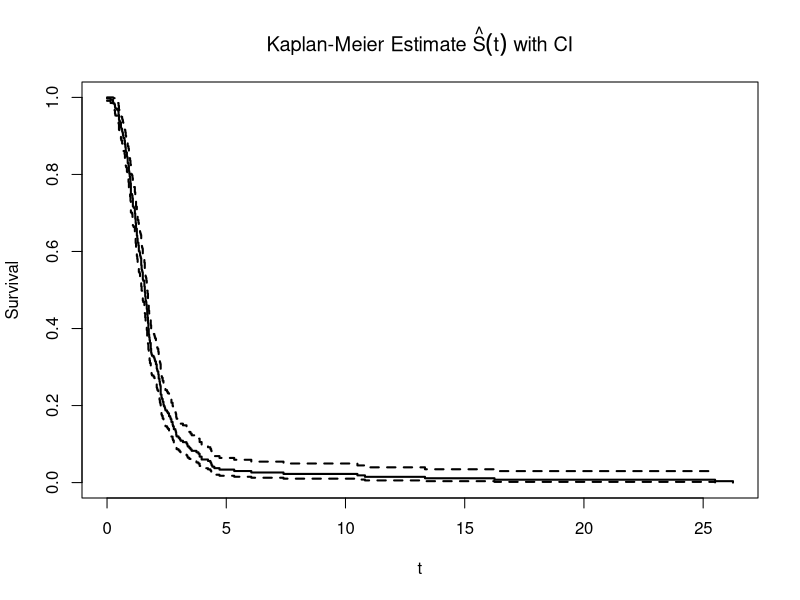
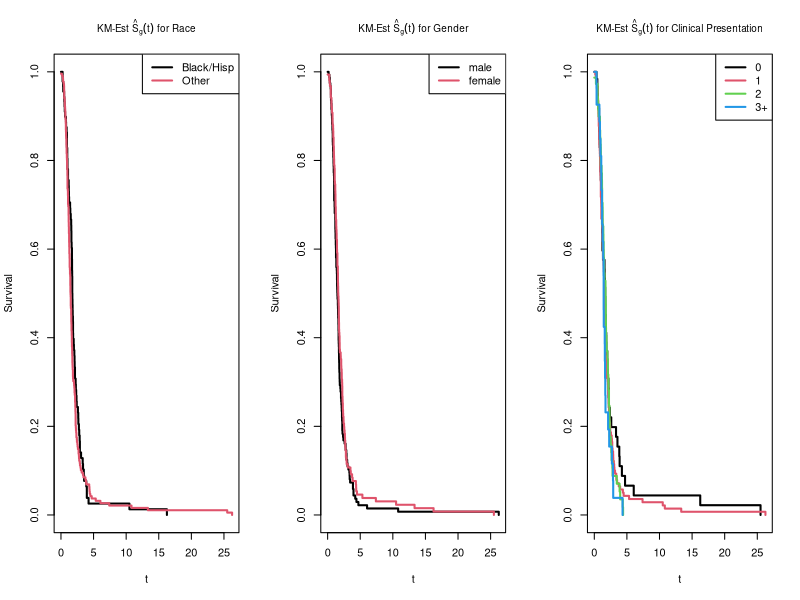
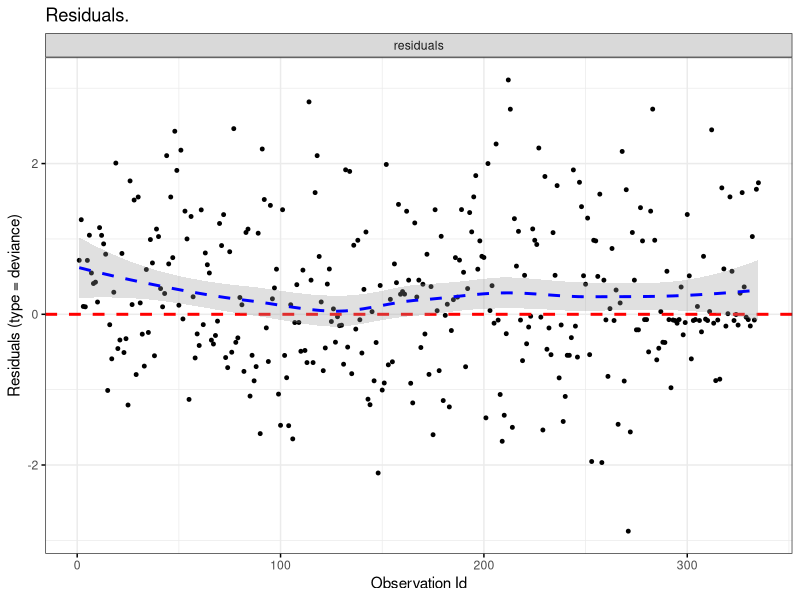
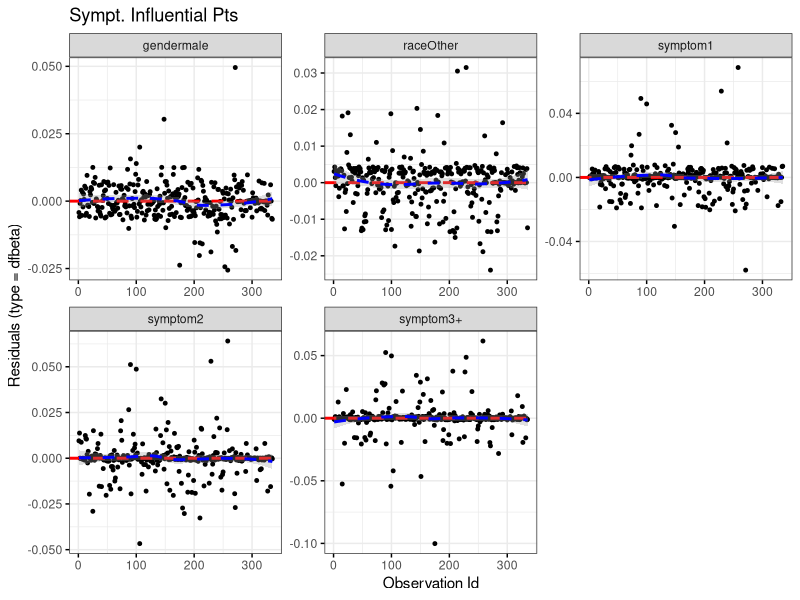

Generate these figures, in order, with R: (Note: this script raises an error after producing the figures.)
## ---- chunk 1
set.seed(440)
knitr::opts_chunk$set(echo = FALSE, warning = FALSE, message=FALSE)
library(ggplot2)
library(survival)
library(gridExtra)
library(dplyr)
library(survminer)
library(reshape2)
library(glmnet)
library(arm)
## ---- chunk 2
dat <- read.table("kellydat.txt", header=T)
dat$race = "Other"
dat$race[dat$black==1|dat$hisp==1 ]="Black or Hispanic"
dat$gender = "male"
dat$gender[dat$male==0]="female"
dat$symptom = "0"
dat$symptom[dat$sn1==1]="1"
dat$symptom[dat$sn2==1]="2"
dat$symptom[dat$sn3==1|dat$all4==1]="3+"
dat$scan="not scanned"
dat$scan[dat$fail==1]="scanned"
dat = dat %>% group_by(race) %>% mutate(racescan = ifelse(fail == 1, mean(fail), 1-mean(fail)))
dat = dat %>% group_by(symptom) %>% mutate(symptomscan = ifelse(fail == 1, mean(fail), 1-mean(fail)))
dat = dat %>% group_by(gender) %>% mutate(genderscan = ifelse(fail == 1, mean(fail), 1-mean(fail))) %>% as.data.frame()
## ---- chunk 3
dat.KM <- survfit(Surv(nctdel, fail) ~ 1, data = dat) #estimated survival curve 

plot(dat.KM, main=expression(paste("Kaplan-Meier Estimate ", hat(S)(t), " with CI")),
     xlab="t", ylab="Survival", lwd=2)
## ---- chunk 4

par(mfrow=c(1,3))
dat.KM.race <- survfit(Surv(nctdel, fail) ~ race, type="kaplan-meier", conf.type="log", data=dat)

plot(dat.KM.race, main=expression(paste("KM-Est ", hat(S)[g](t), " for Race")),
     xlab="t", ylab="Survival", lwd=2, col=1:3, cex.main=0.9)
legend(x="topright", col=1:2, lwd=2, legend=c("Black/Hisp", "Other"))


dat.KM.gender <- survfit(Surv(nctdel, fail) ~ male, type="kaplan-meier", conf.type="log", data=dat)

plot(dat.KM.gender, main=expression(paste("KM-Est ", hat(S)[g](t), " for Gender")),
     xlab="t", ylab="Survival", lwd=2, col=1:2, cex.main=0.9)
legend(x="topright", col=1:2, lwd=2, legend=c("male", "female"))


dat.KM.symptom <- survfit(Surv(nctdel, fail) ~ symptom, type="kaplan-meier", conf.type="log", data=dat)

plot(dat.KM.symptom, main=expression(paste("KM-Est ", hat(S)[g](t), " for Clinical Presentation")),
     xlab="t", ylab="Survival", lwd=2, col=1:4, cex.main=0.9)
legend(x="topright", col=1:4, lwd=2, legend=c("0", "1", "2", "3+"))


## ---- chunk 5
fitCPH_all<- coxph(Surv(nctdel, fail) ~ gender+race+symptom, data=dat)
## ---- chunk 6
ggcoxdiagnostics(fitCPH_all, type = "deviance",
                 linear.predictions = FALSE, ggtheme = theme_bw(), main= "Residuals.") #residuals
## ---- chunk 7
ggcoxdiagnostics(fitCPH_all, type = "dfbeta",
                 linear.predictions = FALSE, ggtheme = theme_bw(),  main="Sympt. Influential Pts")#influential points
## ---- chunk 8
cox.zph(fitCPH_all)
## ---- chunk 9
summary(fitCPH_all)
## ---- chunk 10

lower_bound <- function(x, bounds){
  ret <- rep(NA, length(x))
  for(i in 1:length(x)){
    xi <- x[i]
    found <- (which(xi >= c(-Inf, bounds) & (xi <= c(bounds, Inf))))[1] - 1
    if(found==0){found<-1}
    ret[i] <- bounds[found]
  }
  return(ret)
}

de_logit <- function(logodds){
  o <- exp(logodds)
  p <- o/(1+o)
  return(p)
}
bounds <- 1:5

dat$timecat <- as.integer(as.factor(lower_bound(dat$nctdel, bounds)))
dat$personid <- 1:nrow(dat)
datcat <- merge(dat$personid, bounds) %>% 
          unique() %>% 
          mutate(personid=x, timecat=as.integer(as.factor(y))) %>%
          arrange(personid, timecat) %>% 
            #take all unique combinations of people and time categories
          merge(dat, by=c("personid", "timecat"), all=TRUE) %>%
          mutate(fail = ifelse(is.na(fail), 0, fail)) %>%
            #add fail column
          group_by(personid) %>%
          mutate(maxtimecat = (timecat)[!is.na(nctdel)],
                 atrisk = (timecat <= maxtimecat)) %>%
          filter(atrisk) %>%
            #for each person, identify rows where persons are not at risk (after they fail/drop out), and remove those rows
          dplyr::select(personid, timecat, fail) %>%
          as.data.frame()

#code to add predictors of race, gender, and number of symptoms
datcat <- merge(datcat, dat, by="personid", all=T) %>% 
          mutate(symptom0 = ifelse(symptom == 0, 1, 0),
                 symptom1 = ifelse(symptom == 1, 1, 0),
                 symptom2 = ifelse(symptom == 2, 1, 0),
                 raceother = ifelse(race == "Other", 1, 0), 
                 male = ifelse(gender == "male", 1, 0), 
                 personid = as.integer(personid), 
                 timecat = as.integer(timecat.x), 
                 fail = as.integer(fail.x)) %>% 
          dplyr::select(personid, timecat = timecat, fail = fail, symptom0, symptom1, symptom2, raceother, male)

#code to add indicator effects of every timeunit
Xmat <- array(0, c(nrow(datcat), length(bounds)))
# previd <- NA
# changes <- c(diff(datcat$personid), 1) #a 1 marks the final index of each personid
# counts <- data.frame(x = datcat$personid) %>% group_by(x) %>% mutate(n=n()) %>% '[['("n")

for(r in 1:nrow(datcat)){
  Xmat[r,datcat$timecat[r]] <- 1
}

colnames(Xmat) <- paste0("X",1:ncol(Xmat))


datcat_X <- (cbind((datcat), Xmat))

nullmod <- glm(fail ~ 1, data=datcat_X, family="binomial")

logistic_diagnostics <- function(mod=NA, ydat=y, Xdat=X){
  
  if(class(mod) == "cv.glmnet"){
    fitvals <- predict.cv.glmnet(mod, newx = Xdat, s="lambda.min")
  }else{
    fitvals <- predict.glm(mod, newdata=data.frame(Xdat))
  }
  p_hat <- de_logit(fitvals)
  resids_p <- (ydat-p_hat)/(sqrt(p_hat*(1-p_hat)))
  s <- ydat; s[ydat==0] <- -1
  resids_d <- s*sqrt(-2*(ydat*log(p_hat) + (1-ydat)*log(1-p_hat)))
  resids_p_stat <- sum(resids_p^2)
  resids_d_stat <- -2*sum(ydat*log(p_hat) + (1-ydat)*log(1-p_hat))
  p <- sum(as.matrix(coef(mod)) != 0)
  dof <- nrow(Xdat)-p
  return(list(p_hat = p_hat, resids_p=resids_p, resids_p_stat=resids_p_stat, resids_d=resids_d, resids_d_stat=resids_d_stat, dof=dof))
}

indepcols <- which(!colnames(datcat_X) %in% c("fail", "personid", "timecat"))
X <- as.matrix(datcat_X[,indepcols])
y <- datcat_X$fail

#0 means no incercept
logmod <- glm(y ~ 0 + X, family="binomial")
logmod_stats <- logistic_diagnostics(logmod)
logmodtest <- pchisq(logmod$deviance, logmod$df.residual, lower=FALSE)

lassomod <- cv.glmnet(y=y, x = X, family="binomial", type.measure="class", alpha = 1, intercept=FALSE)
lassomod_stats <- logistic_diagnostics(lassomod)
lassomodtest <- pchisq(lassomod_stats$resids_d_stat, lassomod_stats$dof, lower=FALSE)

ridgemod <- cv.glmnet(y=y, x = X, family="binomial", type.measure="class", alpha = 0,intercept=FALSE)
ridgemod_stats <- logistic_diagnostics(ridgemod)
ridgemodtest <- pchisq(ridgemod_stats$resids_d_stat, ridgemod_stats$dof, lower=FALSE)


#evaluating deviance of models. small p-value = lack of fit
par((mfrow = c(3,1)))
binnedplot(x=logmod$fitted.values, y=logmod_stats$resids_d, main = "OLS Logistic Regression Binned Residuals", ylab = "Deviance Residuals", xlab = "Fitted Values")

binnedplot(x=lassomod_stats$p_hat, y=lassomod_stats$resids_d, main = "LASSO Logistic Regression Binned Residuals", ylab = "Deviance Residuals", xlab = "Fitted Values")

binnedplot(x=ridgemod_stats$p_hat, y=ridgemod_stats$resids_p, main = "Ridge Logistic Regression Binned Residuals", ylab = "Deviance Residuals", xlab = "Fitted Values")

## ---- chunk 11
d <- matrix(c(logmodtest, lassomodtest, ridgemodtest))
colnames(d) <- "p-value"
rownames(d) <- c("Ordinary Least Squares", "LASSO Penalty", "Ridge Penalty")
knitr::kable(d)
